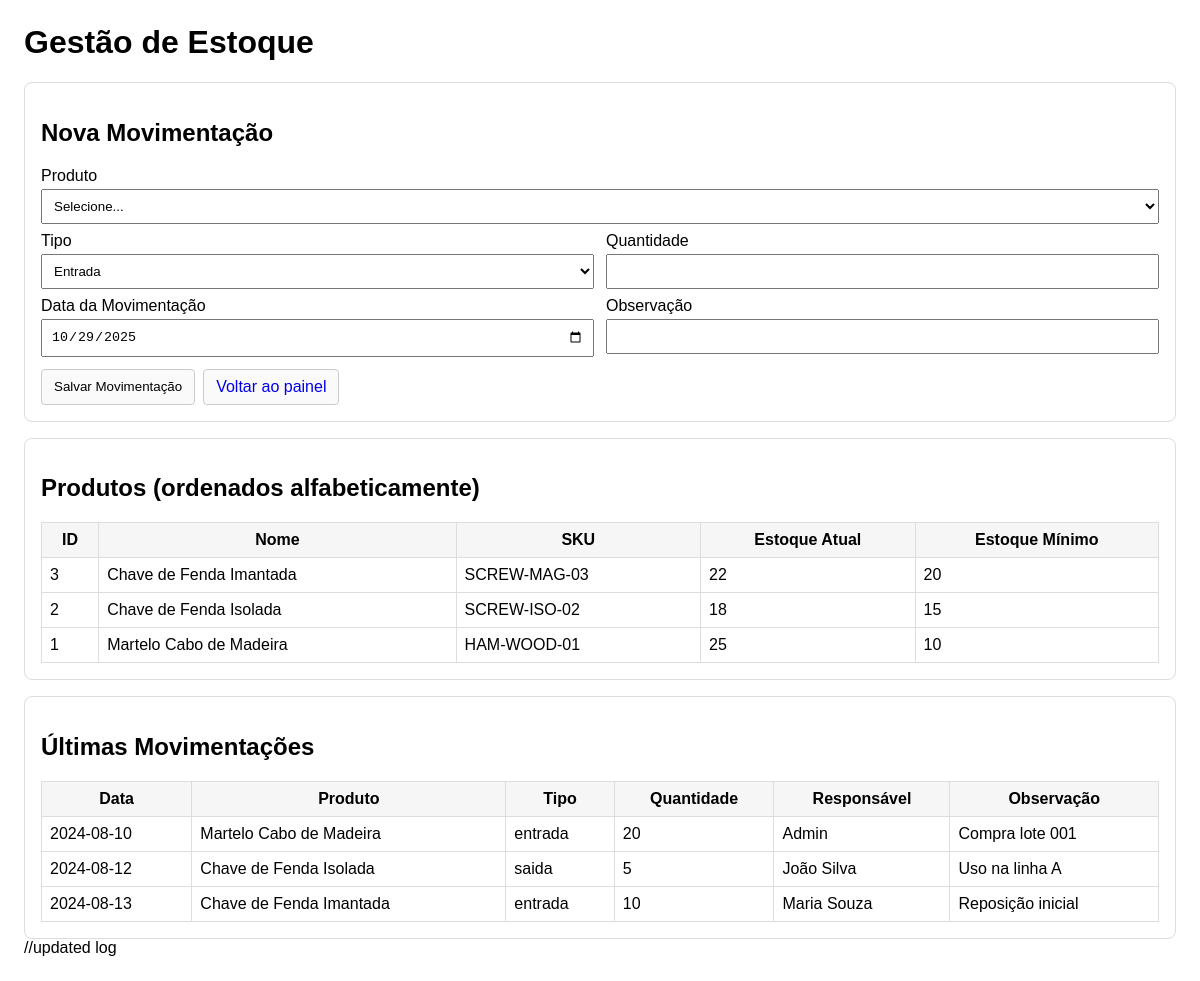
The page /index.php?r=inventory (signed in) on the database its author committed.
### tables this page shows
CREATE TABLE IF NOT EXISTS products (
  id INT AUTO_INCREMENT PRIMARY KEY,
  name VARCHAR(150) NOT NULL,
  sku VARCHAR(60) NOT NULL UNIQUE,
  category VARCHAR(80),
  material VARCHAR(80),
  size VARCHAR(60),
  weight_grams INT,
  min_stock INT NOT NULL DEFAULT 0,
  current_stock INT NOT NULL DEFAULT 0,
  created_at TIMESTAMP DEFAULT CURRENT_TIMESTAMP
);

CREATE TABLE IF NOT EXISTS inventory_movements (
  id INT AUTO_INCREMENT PRIMARY KEY,
  product_id INT NOT NULL,
  user_id INT NOT NULL,
  type ENUM('entrada','saida') NOT NULL,
  quantity INT NOT NULL,
  movement_date DATE NOT NULL,
  note VARCHAR(255),
  created_at TIMESTAMP DEFAULT CURRENT_TIMESTAMP,
  CONSTRAINT fk_mov_product FOREIGN KEY (product_id) REFERENCES products(id),
  CONSTRAINT fk_mov_user FOREIGN KEY (user_id) REFERENCES users(id)
);

CREATE TABLE IF NOT EXISTS users (
  id INT AUTO_INCREMENT PRIMARY KEY,
  name VARCHAR(100) NOT NULL,
  email VARCHAR(120) NOT NULL UNIQUE,
  password_hash VARCHAR(255) NOT NULL,
  role ENUM('admin','user') NOT NULL DEFAULT 'user',
  created_at TIMESTAMP DEFAULT CURRENT_TIMESTAMP
);

### Controller/InventoryController.php (called while the page is built, shortened)
<?php
require_once __DIR__ . '/../Model/InventoryModel.php';
class InventoryController
{
    private $inventory;
    public function __construct()
    {
        $this->inventory = new InventoryModel();
    }
    public function index()
    {
        $products = $this->inventory->listProducts();
        $this->bubbleSortByName($products);
        $movements = $this->inventory->listMovements(20);
        include __DIR__ . '/../View/inventory.php';
    }
}

### Config.php (called while the page is built)
<?php
$host = "localhost";
$db_name = "saep_db";
$username = "root";
$password = "";
$pdo="";
try {
    $pdo = new PDO("mysql:host=" . $host . ";dbname=" . $db_name, $username, $password);
    $pdo->setAttribute(PDO::ATTR_ERRMODE, PDO::ERRMODE_EXCEPTION);
} catch (PDOException $exception) {
    echo "Erro de conexão: " . $exception->getMessage();
}
return $pdo;

### Model/InventoryModel.php (called while the page is built, shortened)
<?php
require_once __DIR__ . '/../Config.php';
class InventoryModel
{
    private $db;
    public function __construct()
    {
        $this->db = require __DIR__ . '/../Config.php';
    }
    public function listProducts()
    {
        $stmt = $this->db->query('SELECT id, name, sku, min_stock, current_stock FROM products');
        return $stmt->fetchAll(PDO::FETCH_ASSOC);
    }
    public function listMovements($limit = 20)
    {
        $stmt = $this->db->prepare('SELECT m.*, p.name AS product_name, u.name AS user_name
            FROM inventory_movements m
            JOIN products p ON p.id = m.product_id
            JOIN users u ON u.id = m.user_id
            ORDER BY m.created_at DESC
            LIMIT ?');
        $stmt->bindValue(1, (int)$limit, PDO::PARAM_INT);
        $stmt->execute();
        return $stmt->fetchAll(PDO::FETCH_ASSOC);
    }
}

### View/inventory.php (the view, shortened to what this page needs)
<!doctype html>
<html lang="pt-BR">
<head>
</head>
<body>
    <h1>Gestão de Estoque</h1>
    <div class="grid">
        <div class="card">
            <h2>Nova Movimentação</h2>
            <form method="post" action="index.php?r=inventoryMove">
                <label for="product_id">Produto</label>
                <select id="product_id" name="product_id" required>
                    <option value="">Selecione...</option>
                </select>
                <div class="row">
                    <div>
                        <label for="type">Tipo</label>
                        <select id="type" name="type" required>
                            <option value="entrada">Entrada</option>
                        </select>
                    </div>
                    <div>
                        <label for="quantity">Quantidade</label>
                        <input id="quantity" name="quantity" type="number" min="1" step="1" required>
                    </div>
                </div>
                <div class="row">
                    <div>
                        <label for="movement_date">Data da Movimentação</label>
                        <input id="movement_date" name="movement_date" type="date" value="<?php echo date('Y-m-d'); ?>" required>
                    </div>
                    <div>
                        <label for="note">Observação</label>
                        <input id="note" name="note" type="text" maxlength="255">
                    </div>
                </div>
                <div style="margin-top:12px; display:flex; gap:8px;">
                    <button class="btn" type="submit">Salvar Movimentação</button>
                    <a class="btn" href="index.php?r=dashboard">Voltar ao painel</a>
                </div>
            </form>
        </div>
        <div class="card">
            <h2>Produtos (ordenados alfabeticamente)</h2>
            <table>
                <thead>
                    <tr>
                        <th>ID</th>
                        <th>Nome</th>
                        <th>SKU</th>
                        <th>Estoque Atual</th>
                        <th>Estoque Mínimo</th>
                    </tr>
                </thead>
                <tbody>
                <?php if (!empty($products)): foreach ($products as $p): ?>
                    <tr>
                        <td><?php echo (int)$p['id']; ?></td>
                        <td><?php echo htmlspecialchars($p['name'], ENT_QUOTES, 'UTF-8'); ?></td>
                        <td><?php echo htmlspecialchars($p['sku'], ENT_QUOTES, 'UTF-8'); ?></td>
                        <td><?php echo (int)$p['current_stock']; ?></td>
                        <td><?php echo (int)$p['min_stock']; ?></td>
                    </tr>
                <?php endforeach; else: ?>
                    <tr><td colspan="5">Sem produtos.</td></tr>
                <?php endif; ?>
                </tbody>
            </table>
        </div>
        <div class="card">
            <h2>Últimas Movimentações</h2>
            <table>
                <thead>
                    <tr>
                        <th>Data</th>
                        <th>Produto</th>
                        <th>Tipo</th>
                        <th>Quantidade</th>
                        <th>Responsável</th>
                        <th>Observação</th>
                    </tr>
                </thead>
                <tbody>
                <?php if (!empty($movements)): foreach ($movements as $m): ?>
                    <tr>
                        <td><?php echo htmlspecialchars($m['movement_date'], ENT_QUOTES, 'UTF-8'); ?></td>
                        <td><?php echo htmlspecialchars($m['product_name'], ENT_QUOTES, 'UTF-8'); ?></td>
                        <td><?php echo htmlspecialchars($m['type'], ENT_QUOTES, 'UTF-8'); ?></td>
                        <td><?php echo (int)$m['quantity']; ?></td>
                        <td><?php echo htmlspecialchars($m['user_name'], ENT_QUOTES, 'UTF-8'); ?></td>
                        <td><?php echo htmlspecialchars($m['note'], ENT_QUOTES, 'UTF-8'); ?></td>
                    </tr>
                <?php endforeach; else: ?>
                    <tr><td colspan="6">Ainda sem movimentações.</td></tr>
                <?php endif; ?>
                </tbody>
            </table>
        </div>
    </div>
</body>
</html>

### index.php (shortened to what this page needs)
<?php
require_once __DIR__ . '\\Controller\\InventoryController.php';
$route = isset($_GET['r']) ? $_GET['r'] : 'login';
$inventoryController = new InventoryController();
switch ($route) {
    case 'inventory':
        $inventoryController->index();
        break;
}

### View/inventory.php (style rules this page uses)
body { font-family: Arial, sans-serif; margin:24px; }
.grid { display:grid; grid-template-columns: 1fr; gap:16px; }
.card { border:1px solid #ddd; border-radius:8px; padding:16px; }
label { display:block; margin:8px 0 4px; }
select,input,textarea { width:100%; padding:8px; box-sizing:border-box; }
.row { display:grid; grid-template-columns:1fr 1fr; gap:12px; }
table { border-collapse: collapse; width:100%; }
th,td { border:1px solid #ddd; padding:8px; }
th { background:#f6f6f6 }
.btn { padding:8px 12px; border:1px solid #ccc; background:#fafafa; border-radius:4px; text-decoration:none; }

### rows shown on the page
products: id "3", name "Chave de Fenda Imantada", sku "SCREW-MAG-03", current_stock "22", min_stock "20"
products: id "2", name "Chave de Fenda Isolada", sku "SCREW-ISO-02", current_stock "18", min_stock "15"
products: id "1", name "Martelo Cabo de Madeira", sku "HAM-WOOD-01", current_stock "25", min_stock "10"
inventory_movements: movement_date "2024-08-10", product.name "Martelo Cabo de Madeira", type "entrada", quantity "20", user.name "Admin", note "Compra lote 001"
inventory_movements: movement_date "2024-08-12", product.name "Chave de Fenda Isolada", type "saida", quantity "5", user.name "João Silva", note "Uso na linha A"
inventory_movements: movement_date "2024-08-13", product.name "Chave de Fenda Imantada", type "entrada", quantity "10", user.name "Maria Souza", note "Reposição inicial"
